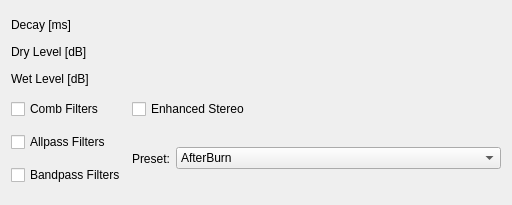
<?xml version="1.0" encoding="UTF-8"?>
<ui version="4.0">
 <class>freeverb</class>
 <widget class="QWidget" name="freeverb">
  <property name="geometry">
   <rect>
    <x>0</x>
    <y>0</y>
    <width>512</width>
    <height>205</height>
   </rect>
  </property>
  <property name="sizePolicy">
   <sizepolicy hsizetype="Preferred" vsizetype="Maximum">
    <horstretch>0</horstretch>
    <verstretch>0</verstretch>
   </sizepolicy>
  </property>
  <property name="minimumSize">
   <size>
    <width>400</width>
    <height>200</height>
   </size>
  </property>
  <property name="windowTitle">
   <string>Tap-Reverberator</string>
  </property>
  <layout class="QGridLayout">
   <item row="0" column="0">
    <widget class="QLabel" name="textLabel1">
     <property name="text">
      <string>Decay [ms]</string>
     </property>
     <property name="wordWrap">
      <bool>false</bool>
     </property>
    </widget>
   </item>
   <item row="0" column="1">
    <widget class="MusEGui::DoubleLabel" name="P0label" native="true">
     <property name="sizePolicy">
      <sizepolicy hsizetype="Preferred" vsizetype="Fixed">
       <horstretch>0</horstretch>
       <verstretch>0</verstretch>
      </sizepolicy>
     </property>
     <property name="frame" stdset="0">
      <bool>true</bool>
     </property>
     <property name="id" stdset="0">
      <number>0</number>
     </property>
     <property name="value" stdset="0">
      <number>0</number>
     </property>
     <property name="minValue" stdset="0">
      <number>0</number>
     </property>
     <property name="maxValue" stdset="0">
      <number>10000</number>
     </property>
     <property name="precision" stdset="0">
      <number>0</number>
     </property>
    </widget>
   </item>
   <item row="1" column="1">
    <widget class="MusEGui::DoubleLabel" name="P1label" native="true">
     <property name="sizePolicy">
      <sizepolicy hsizetype="Preferred" vsizetype="Fixed">
       <horstretch>0</horstretch>
       <verstretch>0</verstretch>
      </sizepolicy>
     </property>
     <property name="frame" stdset="0">
      <bool>true</bool>
     </property>
     <property name="id" stdset="0">
      <number>1</number>
     </property>
     <property name="value" stdset="0">
      <number>0</number>
     </property>
     <property name="offValue" stdset="0">
      <number>-70</number>
     </property>
     <property name="minValue" stdset="0">
      <number>-70</number>
     </property>
     <property name="maxValue" stdset="0">
      <number>10</number>
     </property>
     <property name="suffix" stdset="0">
      <string>dB</string>
     </property>
     <property name="precision" stdset="0">
      <number>2</number>
     </property>
    </widget>
   </item>
   <item row="1" column="0">
    <widget class="QLabel" name="textLabel2">
     <property name="text">
      <string>Dry Level [dB]</string>
     </property>
     <property name="wordWrap">
      <bool>false</bool>
     </property>
    </widget>
   </item>
   <item row="2" column="1">
    <widget class="MusEGui::DoubleLabel" name="P2label" native="true">
     <property name="sizePolicy">
      <sizepolicy hsizetype="Preferred" vsizetype="Fixed">
       <horstretch>0</horstretch>
       <verstretch>0</verstretch>
      </sizepolicy>
     </property>
     <property name="frame" stdset="0">
      <bool>true</bool>
     </property>
     <property name="id" stdset="0">
      <number>2</number>
     </property>
     <property name="value" stdset="0">
      <number>0</number>
     </property>
     <property name="offValue" stdset="0">
      <number>-70</number>
     </property>
     <property name="minValue" stdset="0">
      <number>-70</number>
     </property>
     <property name="maxValue" stdset="0">
      <number>10</number>
     </property>
     <property name="suffix" stdset="0">
      <string>dB</string>
     </property>
     <property name="precision" stdset="0">
      <number>2</number>
     </property>
    </widget>
   </item>
   <item row="2" column="0">
    <widget class="QLabel" name="textLabel3">
     <property name="text">
      <string>Wet Level [dB]</string>
     </property>
     <property name="wordWrap">
      <bool>false</bool>
     </property>
    </widget>
   </item>
   <item row="1" column="2" colspan="2">
    <widget class="MusEGui::Slider" name="P1Slider" native="true">
     <property name="sizePolicy">
      <sizepolicy hsizetype="Expanding" vsizetype="Preferred">
       <horstretch>10</horstretch>
       <verstretch>0</verstretch>
      </sizepolicy>
     </property>
     <property name="id" stdset="0">
      <number>1</number>
     </property>
     <property name="minValue" stdset="0">
      <number>-70</number>
     </property>
     <property name="maxValue" stdset="0">
      <number>10</number>
     </property>
    </widget>
   </item>
   <item row="2" column="2" colspan="2">
    <widget class="MusEGui::Slider" name="P2Slider" native="true">
     <property name="sizePolicy">
      <sizepolicy hsizetype="Expanding" vsizetype="Preferred">
       <horstretch>10</horstretch>
       <verstretch>0</verstretch>
      </sizepolicy>
     </property>
     <property name="id" stdset="0">
      <number>2</number>
     </property>
     <property name="minValue" stdset="0">
      <number>-70</number>
     </property>
     <property name="maxValue" stdset="0">
      <number>10</number>
     </property>
    </widget>
   </item>
   <item row="0" column="2" colspan="2">
    <widget class="MusEGui::Slider" name="P0Slider" native="true">
     <property name="sizePolicy">
      <sizepolicy hsizetype="Expanding" vsizetype="Preferred">
       <horstretch>10</horstretch>
       <verstretch>0</verstretch>
      </sizepolicy>
     </property>
     <property name="id" stdset="0">
      <number>0</number>
     </property>
     <property name="maxValue" stdset="0">
      <number>10000</number>
     </property>
    </widget>
   </item>
   <item row="4" column="2" rowspan="2">
    <layout class="QHBoxLayout">
     <item>
      <widget class="QLabel" name="textLabel1_2">
       <property name="sizePolicy">
        <sizepolicy hsizetype="Maximum" vsizetype="Preferred">
         <horstretch>0</horstretch>
         <verstretch>0</verstretch>
        </sizepolicy>
       </property>
       <property name="text">
        <string>Preset:</string>
       </property>
       <property name="wordWrap">
        <bool>false</bool>
       </property>
      </widget>
     </item>
    </layout>
   </item>
   <item row="4" column="3" rowspan="2">
    <widget class="QComboBox" name="P7presetCombo">
     <property name="sizePolicy">
      <sizepolicy hsizetype="Preferred" vsizetype="Fixed">
       <horstretch>0</horstretch>
       <verstretch>0</verstretch>
      </sizepolicy>
     </property>
     <item>
      <property name="text">
       <string>AfterBurn</string>
      </property>
     </item>
     <item>
      <property name="text">
       <string>AfterBurn (Long)</string>
      </property>
     </item>
     <item>
      <property name="text">
       <string>Ambience</string>
      </property>
     </item>
     <item>
      <property name="text">
       <string>Ambience (Thick)</string>
      </property>
     </item>
     <item>
      <property name="text">
       <string>Ambience (Thick) - HD</string>
      </property>
     </item>
     <item>
      <property name="text">
       <string>Cathedral</string>
      </property>
     </item>
     <item>
      <property name="text">
       <string>Cathedral - HD</string>
      </property>
     </item>
     <item>
      <property name="text">
       <string>Drum Chamber</string>
      </property>
     </item>
     <item>
      <property name="text">
       <string>Garage</string>
      </property>
     </item>
     <item>
      <property name="text">
       <string>Garage (Bright)</string>
      </property>
     </item>
     <item>
      <property name="text">
       <string>Gymnasium</string>
      </property>
     </item>
     <item>
      <property name="text">
       <string>Gymnasium (Bright)</string>
      </property>
     </item>
     <item>
      <property name="text">
       <string>Gymnasium (Bright) - HD</string>
      </property>
     </item>
     <item>
      <property name="text">
       <string>Hall (Small)</string>
      </property>
     </item>
     <item>
      <property name="text">
       <string>Hall (Medium)</string>
      </property>
     </item>
     <item>
      <property name="text">
       <string>Hall (Large)</string>
      </property>
     </item>
     <item>
      <property name="text">
       <string>Hall (Large) - HD</string>
      </property>
     </item>
     <item>
      <property name="text">
       <string>Plate (Small)</string>
      </property>
     </item>
     <item>
      <property name="text">
       <string>Plate (Medium)</string>
      </property>
     </item>
     <item>
      <property name="text">
       <string>Plate (Large)</string>
      </property>
     </item>
     <item>
      <property name="text">
       <string>Plate (Large) - HD</string>
      </property>
     </item>
     <item>
      <property name="text">
       <string>Pulse Chamber</string>
      </property>
     </item>
     <item>
      <property name="text">
       <string>Pulse Chamber (Reverse)</string>
      </property>
     </item>
     <item>
      <property name="text">
       <string>Resonator (96 ms)</string>
      </property>
     </item>
     <item>
      <property name="text">
       <string>Resonator (152 ms)</string>
      </property>
     </item>
     <item>
      <property name="text">
       <string>Resonator (208 ms)</string>
      </property>
     </item>
     <item>
      <property name="text">
       <string>Room (Small)</string>
      </property>
     </item>
     <item>
      <property name="text">
       <string>Room (Medium)</string>
      </property>
     </item>
     <item>
      <property name="text">
       <string>Room (Large)</string>
      </property>
     </item>
     <item>
      <property name="text">
       <string>Room (Large) - HD</string>
      </property>
     </item>
     <item>
      <property name="text">
       <string>Slap Chamber</string>
      </property>
     </item>
     <item>
      <property name="text">
       <string>Slap Chamber - HD</string>
      </property>
     </item>
     <item>
      <property name="text">
       <string>Slap Chamber (Bright)</string>
      </property>
     </item>
     <item>
      <property name="text">
       <string>Slap Chamber (Bright) HD</string>
      </property>
     </item>
     <item>
      <property name="text">
       <string>Smooth Hall (Small)</string>
      </property>
     </item>
     <item>
      <property name="text">
       <string>Smooth Hall (Medium)</string>
      </property>
     </item>
     <item>
      <property name="text">
       <string>Smooth Hall (Large)</string>
      </property>
     </item>
     <item>
      <property name="text">
       <string>Smooth Hall (Large) - HD</string>
      </property>
     </item>
     <item>
      <property name="text">
       <string>Vocal Plate</string>
      </property>
     </item>
     <item>
      <property name="text">
       <string>Vocal Plate - HD</string>
      </property>
     </item>
     <item>
      <property name="text">
       <string>Warble Chamber</string>
      </property>
     </item>
     <item>
      <property name="text">
       <string>Warehoouse</string>
      </property>
     </item>
     <item>
      <property name="text">
       <string>Warehouse - HD</string>
      </property>
     </item>
    </widget>
   </item>
   <item row="3" column="0" colspan="2">
    <widget class="MusEGui::CheckBox" name="P3checkbox">
     <property name="text">
      <string>Comb Filters</string>
     </property>
    </widget>
   </item>
   <item row="4" column="0" colspan="2">
    <widget class="MusEGui::CheckBox" name="P4checkbox">
     <property name="text">
      <string>Allpass Filters</string>
     </property>
    </widget>
   </item>
   <item row="5" column="0" colspan="2">
    <widget class="MusEGui::CheckBox" name="P5checkbox">
     <property name="text">
      <string>Bandpass Filters</string>
     </property>
    </widget>
   </item>
   <item row="3" column="2" colspan="2">
    <widget class="MusEGui::CheckBox" name="P6checkBox">
     <property name="text">
      <string>Enhanced Stereo</string>
     </property>
    </widget>
   </item>
  </layout>
 </widget>
 <layoutdefault spacing="6" margin="11"/>
 <customwidgets>
  <customwidget>
   <class>MusEGui::DoubleLabel</class>
   <extends>QWidget</extends>
   <header>doublelabel.h</header>
  </customwidget>
  <customwidget>
   <class>MusEGui::Slider</class>
   <extends>QWidget</extends>
   <header>slider.h</header>
  </customwidget>
  <customwidget>
   <class>MusEGui::CheckBox</class>
   <extends>QCheckBox</extends>
   <header>checkbox.h</header>
  </customwidget>
  <customwidget>
   <class>MusEGui::Switch</class>
   <extends>QAbstractButton</extends>
   <header>switch.h</header>
  </customwidget>
 </customwidgets>
 <resources/>
 <connections/>
</ui>
